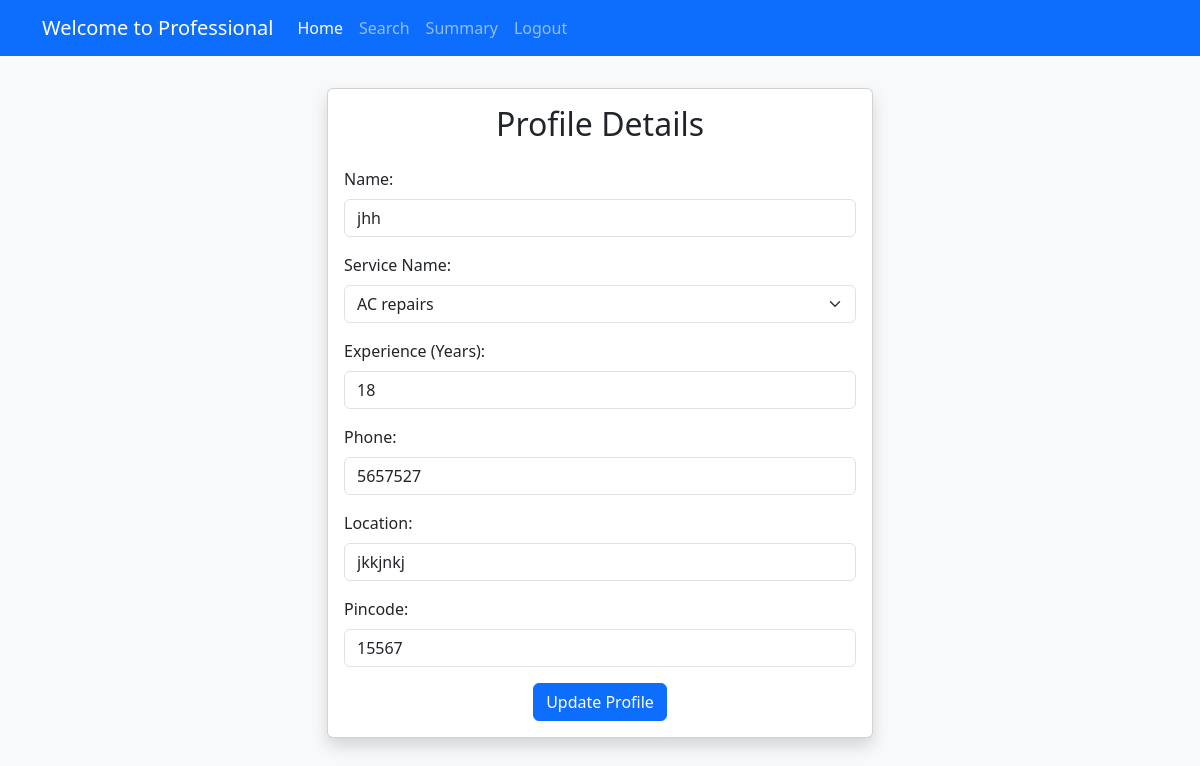
/P_Profile/2, run on the app's committed database.
### app.py (models this page shows)
class Professional(db.Model):
    __tablename__ = 'Professional'
    id = db.Column(db.Integer, primary_key=True,autoincrement=True)
    login_id = db.Column(db.Integer, db.ForeignKey('login.id'), nullable=False)  # Foreign key
    fullname = db.Column(db.String(150), nullable=False)
    service_id = db.Column(db.Integer, db.ForeignKey('services.id'), nullable=False)  # Foreign key
    experience = db.Column(db.Integer, nullable=False)
    address = db.Column(db.String(250), nullable=False)
    pincode = db.Column(db.String(10), nullable=False)
    number = db.Column(db.Integer, nullable=False, unique=True)
    service = db.relationship('Service', backref='Professionals')
    status = db.Column(db.String(20), nullable=False)
    rating = db.Column(db.Integer, nullable=True)

### app.py (the view, shortened to what this page needs)
@app.route("/P_Profile/<int:P_id>", methods=["GET", "POST"])
def P_Profile(P_id):
    professional = Professional.query.get(P_id)
    services = [service.name for service in Service.query.all()]
    return render_template("P_profile.html", professional=professional, P_id=P_id,services=services)

### templates/P_profile.html (shortened to what this page needs)
<!DOCTYPE html>
<html lang="en">
<head>
    <link href="https://cdn.jsdelivr.net/npm/bootstrap@5.3.0/dist/css/bootstrap.min.css" rel="stylesheet">
    <link rel="stylesheet" href="https://cdn.jsdelivr.net/npm/bootstrap-icons@1.11.1/font/bootstrap-icons.css">
</head>
<body class="bg-light">
    <nav class="navbar navbar-expand-lg navbar-dark bg-primary">
        <div class="container">
            <h1 class="navbar-brand mb-0">Welcome to Professional</h1>
            <div class="collapse navbar-collapse" id="navbarNav">
                <ul class="navbar-nav">
                    <a class="nav-link active" href="/P_DashBoard/{{P_id}}">Home</a>
                    <a class="nav-link" href="/P_Search/{{P_id}}">Search</a>
                    <a class="nav-link" href="/P_summary/{{P_id}}">Summary</a>
                    <a class="nav-link" href="/login">Logout</a>
                </ul>
            </div>
        </div>
    </nav>
    <div class="container py-4">
        <div class="row justify-content-center">
            <div class="col-md-6">
                <div class="card shadow">
                    <div class="card-body">
                        <h2 class="card-title text-center mb-4">Profile Details</h2>
                        <form method="post">
                            <div class="mb-3">
                                <label for="name" class="form-label">Name:</label>
                                <input type="text" class="form-control" id="name" name="name" value="{{professional.fullname}}" >
                            </div>
                            <div class="mb-3">
                                <label for="service" class="form-label">Service Name:</label>
                                <select class="form-select" name="service" id="service" required>
                                  {% for service in services %}
                                  <option name="{{service}}">{{service}}</option>
                                  {% endfor %}
                                </select>
                            </div>
                            <div class="mb-3">
                                <label for="experience" class="form-label">Experience (Years):</label>
                                <input type="number" class="form-control" id="experience" name="experience" value="{{professional.experience}}" >
                            </div>
                            <div class="mb-3">
                                <label for="phone" class="form-label">Phone:</label>
                                <input type="tel" class="form-control" id="phone" name="number" value="{{professional.number}}" >
                            </div>
                            <div class="mb-3">
                                <label for="location" class="form-label">Location:</label>
                                <input type="text" class="form-control" id="location" name="address" value="{{professional.address}}" >
                            </div>
                            <div class="mb-3">
                                <label for="location" class="form-label">Pincode:</label>
                                <input type="text" class="form-control" id="location" name="pincode" value="{{professional.pincode}}" >
                            </div>
                            <div class="text-center">
                                <button type="submit" class="btn btn-primary">Update Profile</button>
                            </div>
                        </form>
                    </div>
                </div>
            </div>
        </div>
    </div>
</body>
</html>

### data on the page
Professional: name "jhh", experience "18", number "5657527", address "jkkjnkj", pincode "15567"

### other printed values
form field service "AC repairs"
